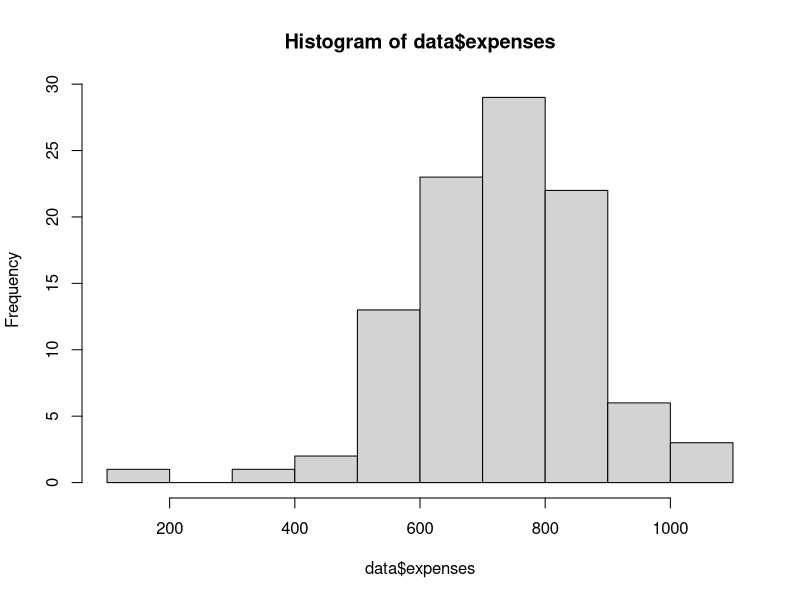
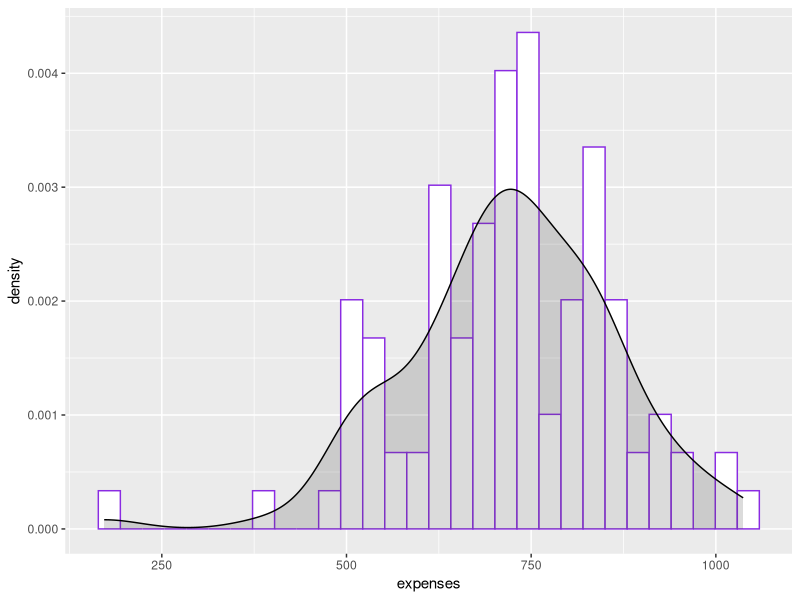
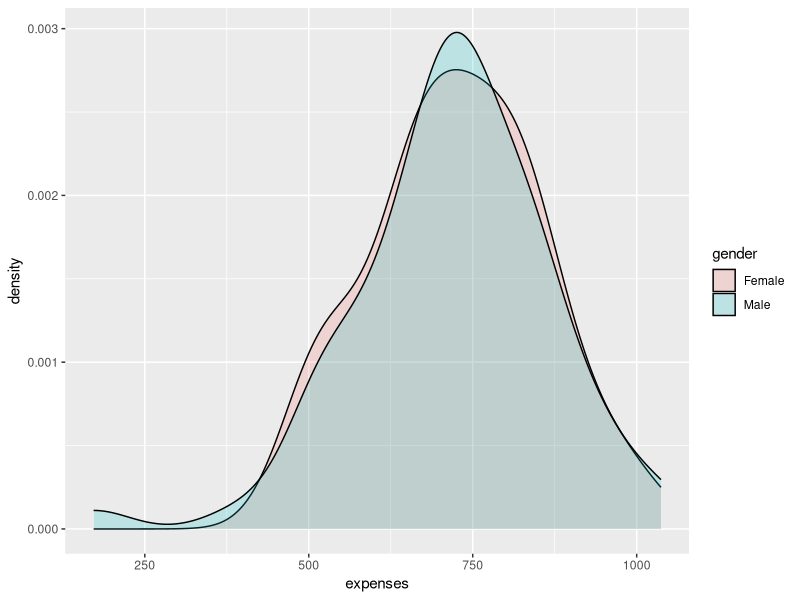

Reproduce these figures in R, in order.
library(tidyverse)

# simulating a dataset in R
age <- as.integer(runif(n = 100, min = 17, max = 30))
age
# The sample function also has a prob argument that allows you to assign 
# probabilities to your items. 
gender <- sample(c("Male", "Female"), size=100, replace=TRUE, prob=c(0.65,0.35))
gender

# create a sample of 100 numbers which are normally distributed
# rnorm(n, mean, sd)
expenses <- as.integer(rnorm(100, 750, sd=150))
expenses
# create a tibble
data <- tibble(age, gender,expenses)
data$expenses
# descriptive stats
summary(data)

# checking the assumption for normality
hist(data$expenses)
# histogram with density plot
ggplot(data, aes(x=expenses)) + 
  geom_histogram(aes(y=..density..), colour="blueviolet", fill="white")+
  geom_density(alpha=.2, fill="grey30") 

# one-sample t-test in R
t.test(data$expenses, mu=850)

# In order to perform a one-tailed test, you need to specify the alternative hypothesis
# greater or less

t.test(data$expenses, mu=850, alternative="less")

# two-sample t-test
male <- filter(data, gender == "Male")
summary(male)
sd(male$expenses)
var(male$expenses)
female <- data %>% filter(gender == "Female")
summary(female)
sd(female$expenses)
var(female$expenses)

# checking the assumption of normality for both variables
ggplot(data, aes(x=expenses, fill=gender)) + 
  geom_density(alpha = 0.2) 
  
# performing the t-test
# t.test(group1, group2, var.equal=TRUE) 
# By specifying var.equal=TRUE, we tell R to assume 
# that the variances are equal between the two samples.
t.test(male$expenses, female$expenses, var.equal=TRUE) 
